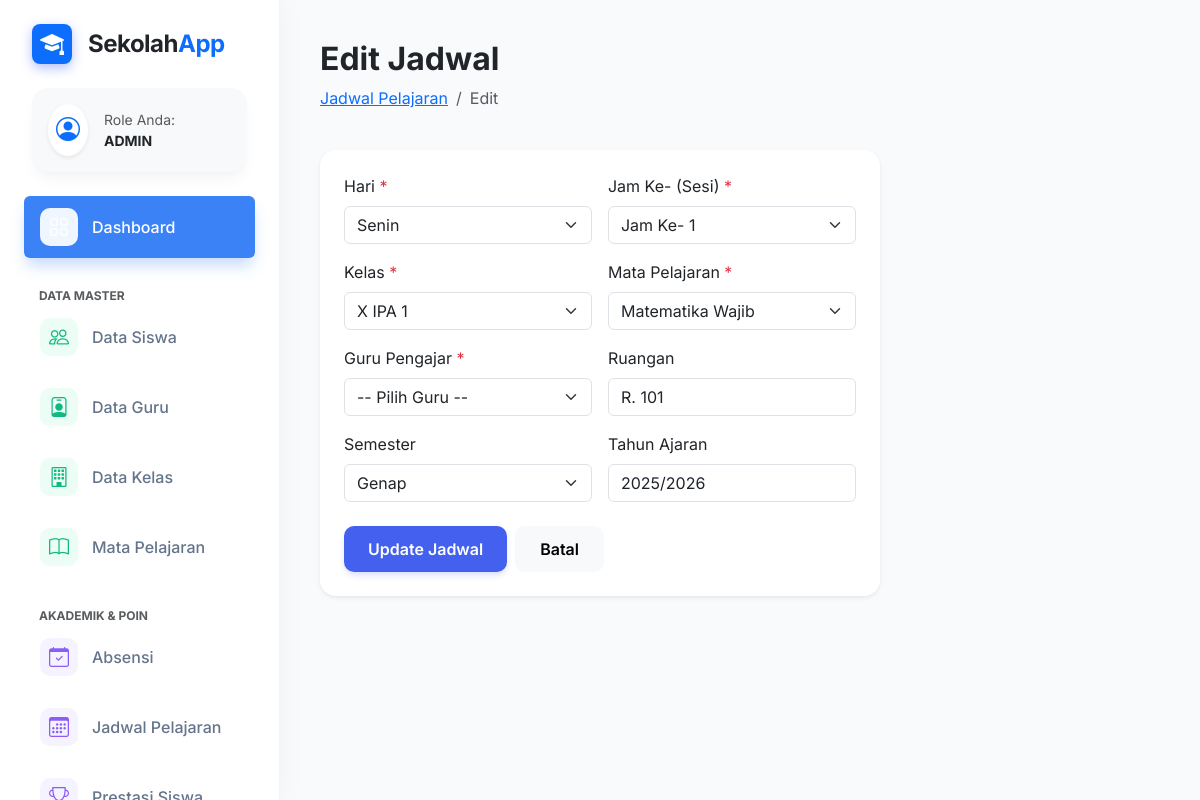
The page /jadwal/edit/1 (signed in) on the database its author committed.
### tables this page shows
CREATE TABLE `jadwal_kelas` (
  `id` INT AUTO_INCREMENT PRIMARY KEY,
  `hari` ENUM('Senin','Selasa','Rabu','Kamis','Jumat','Sabtu') NOT NULL,
  `sesi` INT NOT NULL,
  `mapel_id` INT,
  `kelas_id` INT,
  `guru_id` INT,
  `ruangan` VARCHAR(20),
  `tahun_ajaran` VARCHAR(9),
  `semester` ENUM('ganjil','genap') DEFAULT 'ganjil',
  `status` ENUM('aktif','nonaktif') DEFAULT 'aktif',
  `created_at` TIMESTAMP DEFAULT CURRENT_TIMESTAMP,
  `updated_at` TIMESTAMP DEFAULT CURRENT_TIMESTAMP ON UPDATE CURRENT_TIMESTAMP,
  UNIQUE KEY unique_jadwal (hari, sesi, kelas_id, tahun_ajaran, semester)
);

CREATE TABLE `kelas` (
  `id` INT AUTO_INCREMENT PRIMARY KEY,
  `kode_kelas` VARCHAR(10) UNIQUE NOT NULL,
  `nama_kelas` VARCHAR(50) NOT NULL,
  `tingkat` ENUM('X','XI','XII') NOT NULL,
  `jurusan` VARCHAR(50),
  `wali_kelas_id` INT NULL,
  `kapasitas` INT DEFAULT 30,
  `ruangan` VARCHAR(20),
  `tahun_ajaran` VARCHAR(9),
  `semester` ENUM('ganjil','genap') DEFAULT 'ganjil',
  `status` ENUM('aktif','nonaktif') DEFAULT 'aktif',
  `created_at` TIMESTAMP DEFAULT CURRENT_TIMESTAMP,
  `updated_at` TIMESTAMP DEFAULT CURRENT_TIMESTAMP ON UPDATE CURRENT_TIMESTAMP
);

CREATE TABLE `mata_pelajaran` (
  `id` INT AUTO_INCREMENT PRIMARY KEY,
  `kode_mapel` VARCHAR(10) UNIQUE NOT NULL,
  `nama_mapel` VARCHAR(100) NOT NULL,
  `kategori` ENUM('umum','jurusan','peminatan','ekstrakurikuler') DEFAULT 'umum',
  `tingkat` ENUM('X','XI','XII','semua') DEFAULT 'semua',
  `jurusan` VARCHAR(50),
  `guru_id` INT NULL,
  `kelas_id` INT NULL,
  `semester` ENUM('ganjil','genap','tahunan') DEFAULT 'tahunan',
  `tahun_ajaran` VARCHAR(9),
  `jam_per_minggu` INT DEFAULT 2,
  `deskripsi` TEXT,
  `status` ENUM('aktif','nonaktif') DEFAULT 'aktif',
  `created_at` TIMESTAMP DEFAULT CURRENT_TIMESTAMP,
  `updated_at` TIMESTAMP DEFAULT CURRENT_TIMESTAMP ON UPDATE CURRENT_TIMESTAMP
);

### controllers/JadwalController.php (called while the page is built, shortened)
<?php
class JadwalController extends BaseController
{
    public function edit($id)
    {
        $model = $this->model('JadwalModel');
        $jadwal = $model->getById($id);
        $mapelModel = $this->model('MapelModel');
        $kelasModel = $this->model('KelasModel');
        $guruModel = $this->model('GuruModel');
        $data = [
            'title' => 'Edit Jadwal',
            'jadwal' => $jadwal,
            'mapel_list' => $mapelModel->getAllMapel(),
            'kelas_list' => $kelasModel->getAllKelas(),
            'guru_list' => $guruModel->getAllGuru()
        ];
        $this->view('jadwal/edit', $data);
    }
}

### core/Router.php (called while the page is built, shortened)
<?php
class Router
{
    protected $method = 'index';
    public function __construct()
    {
        $url = $this->parseUrl();
        if (isset($url[0])) {
            $controllerName = ucfirst($url[0]) . 'Controller';
            if (file_exists(__DIR__ . '/../controllers/' . $controllerName . '.php')) {
                unset($url[0]);
            }
        }
        $this->controller = new $this->controller;
        if (isset($url[1])) {
            if (method_exists($this->controller, $url[1])) {
                $this->method = $url[1];
                unset($url[1]);
            }
        }
        $this->params = $url ? array_values($url) : [];
        call_user_func_array([$this->controller, $this->method], $this->params);
    }
    public function parseUrl()
    {
        if (isset($_GET['url'])) {
            return explode('/', filter_var(rtrim($_GET['url'], '/'), FILTER_SANITIZE_URL));
        }
        return [];
    }
}

### index.php (called while the page is built)
<?php
require_once 'config/database.php';
require_once 'core/Router.php';
require_once 'core/BaseController.php';
require_once 'core/BaseModel.php';
$app = new Router();

### core/Database.php (called while the page is built, shortened)
<?php
class Database
{
    private $host = DB_HOST;
    private $user = DB_USER;
    private $pass = DB_PASS;
    private $dbname = DB_NAME;
    public $conn;
    private function connect()
    {
        $this->conn = new mysqli($this->host, $this->user, $this->pass, $this->dbname);
    }
    public function query($sql)
    {
        return $this->conn->prepare($sql);
    }
    public function rawQuery($sql)
    {
        return $this->conn->query($sql);
    }
}

### core/BaseModel.php (called while the page is built, shortened)
<?php
require_once __DIR__ . '/Database.php';
class BaseModel
{
    protected $db;
    protected $table;
    protected $primaryKey = 'id';
    public function __construct()
    {
        $this->db = new Database();
    }
    public function getById($id)
    {
        $sql = "SELECT * FROM " . $this->table . " WHERE " . $this->primaryKey . " = ?";
        $stmt = $this->db->query($sql);
        $stmt->bind_param("i", $id);
        $stmt->execute();
        $result = $stmt->get_result();
        return $result->fetch_assoc();
    }
    public function rawQuery($sql)
    {
        return $this->db->rawQuery($sql);
    }
}

### models/MapelModel.php (called while the page is built, shortened)
<?php
class MapelModel extends BaseModel
{
    public function getAllMapel()
    {
        $sql = "SELECT m.*, u.nama_lengkap as nama_guru, k.nama_kelas
                FROM mata_pelajaran m
                LEFT JOIN users u ON m.guru_id = u.id
                LEFT JOIN kelas k ON m.kelas_id = k.id
                WHERE m.status = 'aktif'
                ORDER BY m.nama_mapel ASC";
        return $this->rawQuery($sql)->fetch_all(MYSQLI_ASSOC);
    }
}

### models/KelasModel.php (called while the page is built, shortened)
<?php
class KelasModel extends BaseModel
{
    public function getAllKelas()
    {
        $sql = "SELECT k.*, u.nama_lengkap as wali_kelas
                FROM kelas k
                LEFT JOIN users u ON k.wali_kelas_id = u.id
                WHERE k.status = 'aktif'
                ORDER BY k.tingkat DESC, k.nama_kelas ASC";
        return $this->rawQuery($sql)->fetch_all(MYSQLI_ASSOC);
    }
}

### views/jadwal/edit.php (the view, shortened to what this page needs)
<div class="main-content">
    <div class="d-flex justify-content-between align-items-center mb-4">
        <div>
            <h2 class="fw-bold text-dark">Edit Jadwal</h2>
            <nav aria-label="breadcrumb">
                <ol class="breadcrumb">
                    <li class="breadcrumb-item"><a href="<?= BASE_URL ?>jadwal">Jadwal Pelajaran</a></li>
                    <li class="breadcrumb-item active" aria-current="page">Edit</li>
                </ol>
            </nav>
        </div>
    </div>
    <div class="card border-0 shadow-sm col-md-8">
        <div class="card-body p-4">
            <form action="<?= BASE_URL ?>jadwal/update/<?= $jadwal['id'] ?>" method="POST">
                <div class="row g-3 mb-3">
                    <div class="col-md-6">
                        <label class="form-label">Hari <span class="text-danger">*</span></label>
                        <select name="hari" class="form-select" required>
                            <option value="Senin" <?= $jadwal['hari'] == 'Senin' ? 'selected' : '' ?>>Senin</option>
                        </select>
                    </div>
                    <div class="col-md-6">
                        <label class="form-label">Jam Ke- (Sesi) <span class="text-danger">*</span></label>
                        <select name="sesi" class="form-select" required>
                            <?php for ($i = 1; $i <= 10; $i++): ?>
                                <option value="<?= $i ?>" <?= $jadwal['sesi'] == $i ? 'selected' : '' ?>>Jam Ke-
                                    <?= $i ?>
                                </option>
                            <?php endfor; ?>
                        </select>
                    </div>
                </div>
                <div class="row g-3 mb-3">
                    <div class="col-md-6">
                        <label class="form-label">Kelas <span class="text-danger">*</span></label>
                        <select name="kelas_id" class="form-select" required>
                            <?php foreach ($kelas_list as $k): ?>
                                <option value="<?= $k['id'] ?>" <?= $jadwal['kelas_id'] == $k['id'] ? 'selected' : '' ?>>
                                    <?= $k['nama_kelas'] ?>
                                </option>
                            <?php endforeach; ?>
                        </select>
                    </div>
                    <div class="col-md-6">
                        <label class="form-label">Mata Pelajaran <span class="text-danger">*</span></label>
                        <select name="mapel_id" class="form-select" required>
                            <?php foreach ($mapel_list as $m): ?>
                                <option value="<?= $m['id'] ?>" <?= $jadwal['mapel_id'] == $m['id'] ? 'selected' : '' ?>>
                                    <?= $m['nama_mapel'] ?>
                                </option>
                            <?php endforeach; ?>
                        </select>
                    </div>
                </div>
                <div class="row g-3 mb-3">
                    <div class="col-md-6">
                        <label class="form-label">Guru Pengajar <span class="text-danger">*</span></label>
                        <select name="guru_id" class="form-select" required>
                            <option value="">-- Pilih Guru --</option>
                        </select>
                    </div>
                    <div class="col-md-6">
                        <label class="form-label">Ruangan</label>
                        <input type="text" name="ruangan" class="form-control" value="<?= $jadwal['ruangan'] ?>"
                            required>
                    </div>
                </div>
                <div class="row g-3 mb-4">
                    <div class="col-md-6">
                        <label class="form-label">Semester</label>
                        <select name="semester" class="form-select">
                            <option value="genap" <?= $jadwal['semester'] == 'genap' ? 'selected' : '' ?>>Genap</option>
                        </select>
                    </div>
                    <div class="col-md-6">
                        <label class="form-label">Tahun Ajaran</label>
                        <input type="text" name="tahun_ajaran" class="form-control"
                            value="<?= $jadwal['tahun_ajaran'] ?>">
                    </div>
                </div>
                <div class="d-flex text-end">
                    <button type="submit" class="btn btn-primary px-4 me-2">Update Jadwal</button>
                    <a href="<?= BASE_URL ?>jadwal" class="btn btn-light px-4">Batal</a>
                </div>
            </form>
        </div>
    </div>
</div>

### views/layouts/header.php (style rules this page uses)
:root { --primary-color: #4361ee; --primary-light: #eef2ff; --secondary-color: #3f37c9; --success-color: #10b981; --danger-color: #ef4444; --warning-color: #f59e0b; --info-color: #3b82f6; --sidebar-width: 280px; --bg-body: #f8fafc; --card-shadow: 0 10px 15px -3px rgba(0, 0, 0, 0.04), 0 4px 6px -2px rgba(0, 0, 0, 0.02); }
body { font-family: 'Inter', sans-serif; background-color: var(--bg-body); color: #1e293b; }
.main-content { margin-left: var(--sidebar-width); padding: 40px; }
.card { border: 1px solid #f1f5f9; border-radius: 16px; box-shadow: var(--card-shadow); transition: transform 0.2s, box-shadow 0.2s; background: #fff; }
.btn { border-radius: 10px; padding: 10px 20px; font-weight: 600; transition: all 0.2s; }
.btn-primary { background-color: var(--primary-color); border: none; box-shadow: 0 4px 6px -1px rgba(67, 97, 238, 0.2); }

### rows shown on the page
jadwal_kelas: hari "Senin", sesi "Jam Ke- 1", kelas_id "X IPA 1", mapel_id "Matematika Wajib", ruangan "R. 101", semester "Genap", tahun_ajaran "2025/2026"

### other values the page prints
$role "ADMIN"
